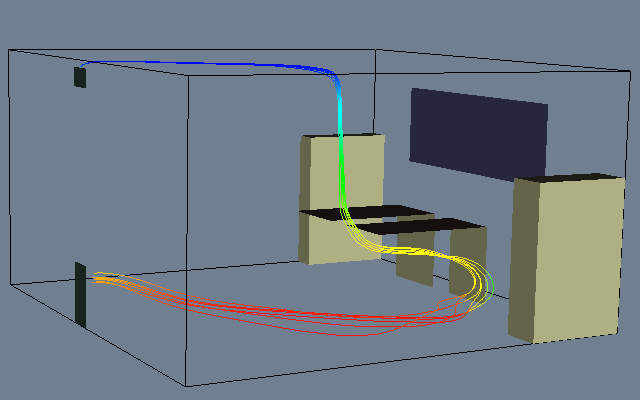

Reproduce this figure in Python.
#!/usr/bin/env python

# Visualize office airflow using streamlines seeded near the inlet.

import os
from pathlib import Path

# Factory overrides: importing these modules registers the OpenGL rendering
# and interaction style implementations for vtkRenderingCore factory classes.
import vtkmodules.vtkInteractionStyle  # noqa: F401
import vtkmodules.vtkRenderingOpenGL2  # noqa: F401

# VTK pipeline classes used in this example
from vtkmodules.vtkFiltersCore import vtkStructuredGridOutlineFilter
from vtkmodules.vtkFiltersFlowPaths import vtkStreamTracer
from vtkmodules.vtkFiltersGeometry import vtkStructuredGridGeometryFilter
from vtkmodules.vtkFiltersSources import vtkPointSource
from vtkmodules.vtkIOLegacy import vtkDataSetReader
from vtkmodules.vtkRenderingCore import (
    vtkActor,
    vtkCamera,
    vtkPolyDataMapper,
    vtkRenderWindow,
    vtkRenderWindowInteractor,
    vtkRenderer,
)

# Colors (normalized RGB)
slate_gray = (0.439, 0.502, 0.565)
table_top = (0.59, 0.427, 0.392)
filing_cabinet = (0.8, 0.8, 0.6)
book_shelf = (0.8, 0.8, 0.6)
window_color = (0.3, 0.3, 0.5)
lamp_black = (0.180, 0.282, 0.231)
black = (0.0, 0.0, 0.0)

# Data directory
data_dir = Path(os.environ.get("VPE_DATA_DIR", Path(__file__).parent))

# Reader: load office CFD structured grid
reader = vtkDataSetReader()
reader.SetFileName(str(data_dir / "office.binary.vtk"))

sg = reader.GetStructuredGridOutput()

# Furniture geometry: 19 surface pieces

furn_geom_0 = vtkStructuredGridGeometryFilter()
furn_geom_0.SetInputData(sg)
furn_geom_0.SetExtent(11, 15, 7, 9, 8, 8)

furn_mapper_0 = vtkPolyDataMapper()
furn_mapper_0.SetInputConnection(furn_geom_0.GetOutputPort())
furn_mapper_0.ScalarVisibilityOff()

furn_actor_0 = vtkActor()
furn_actor_0.SetMapper(furn_mapper_0)
furn_actor_0.GetProperty().SetColor(table_top)

furn_geom_1 = vtkStructuredGridGeometryFilter()
furn_geom_1.SetInputData(sg)
furn_geom_1.SetExtent(11, 15, 10, 12, 8, 8)

furn_mapper_1 = vtkPolyDataMapper()
furn_mapper_1.SetInputConnection(furn_geom_1.GetOutputPort())
furn_mapper_1.ScalarVisibilityOff()

furn_actor_1 = vtkActor()
furn_actor_1.SetMapper(furn_mapper_1)
furn_actor_1.GetProperty().SetColor(table_top)

furn_geom_2 = vtkStructuredGridGeometryFilter()
furn_geom_2.SetInputData(sg)
furn_geom_2.SetExtent(15, 15, 7, 9, 0, 8)

furn_mapper_2 = vtkPolyDataMapper()
furn_mapper_2.SetInputConnection(furn_geom_2.GetOutputPort())
furn_mapper_2.ScalarVisibilityOff()

furn_actor_2 = vtkActor()
furn_actor_2.SetMapper(furn_mapper_2)
furn_actor_2.GetProperty().SetColor(filing_cabinet)

furn_geom_3 = vtkStructuredGridGeometryFilter()
furn_geom_3.SetInputData(sg)
furn_geom_3.SetExtent(15, 15, 10, 12, 0, 8)

furn_mapper_3 = vtkPolyDataMapper()
furn_mapper_3.SetInputConnection(furn_geom_3.GetOutputPort())
furn_mapper_3.ScalarVisibilityOff()

furn_actor_3 = vtkActor()
furn_actor_3.SetMapper(furn_mapper_3)
furn_actor_3.GetProperty().SetColor(filing_cabinet)

furn_geom_4 = vtkStructuredGridGeometryFilter()
furn_geom_4.SetInputData(sg)
furn_geom_4.SetExtent(13, 13, 0, 4, 0, 11)

furn_mapper_4 = vtkPolyDataMapper()
furn_mapper_4.SetInputConnection(furn_geom_4.GetOutputPort())
furn_mapper_4.ScalarVisibilityOff()

furn_actor_4 = vtkActor()
furn_actor_4.SetMapper(furn_mapper_4)
furn_actor_4.GetProperty().SetColor(book_shelf)

furn_geom_5 = vtkStructuredGridGeometryFilter()
furn_geom_5.SetInputData(sg)
furn_geom_5.SetExtent(20, 20, 0, 4, 0, 11)

furn_mapper_5 = vtkPolyDataMapper()
furn_mapper_5.SetInputConnection(furn_geom_5.GetOutputPort())
furn_mapper_5.ScalarVisibilityOff()

furn_actor_5 = vtkActor()
furn_actor_5.SetMapper(furn_mapper_5)
furn_actor_5.GetProperty().SetColor(book_shelf)

furn_geom_6 = vtkStructuredGridGeometryFilter()
furn_geom_6.SetInputData(sg)
furn_geom_6.SetExtent(13, 20, 0, 0, 0, 11)

furn_mapper_6 = vtkPolyDataMapper()
furn_mapper_6.SetInputConnection(furn_geom_6.GetOutputPort())
furn_mapper_6.ScalarVisibilityOff()

furn_actor_6 = vtkActor()
furn_actor_6.SetMapper(furn_mapper_6)
furn_actor_6.GetProperty().SetColor(book_shelf)

furn_geom_7 = vtkStructuredGridGeometryFilter()
furn_geom_7.SetInputData(sg)
furn_geom_7.SetExtent(13, 20, 4, 4, 0, 11)

furn_mapper_7 = vtkPolyDataMapper()
furn_mapper_7.SetInputConnection(furn_geom_7.GetOutputPort())
furn_mapper_7.ScalarVisibilityOff()

furn_actor_7 = vtkActor()
furn_actor_7.SetMapper(furn_mapper_7)
furn_actor_7.GetProperty().SetColor(book_shelf)

furn_geom_8 = vtkStructuredGridGeometryFilter()
furn_geom_8.SetInputData(sg)
furn_geom_8.SetExtent(13, 20, 0, 4, 0, 0)

furn_mapper_8 = vtkPolyDataMapper()
furn_mapper_8.SetInputConnection(furn_geom_8.GetOutputPort())
furn_mapper_8.ScalarVisibilityOff()

furn_actor_8 = vtkActor()
furn_actor_8.SetMapper(furn_mapper_8)
furn_actor_8.GetProperty().SetColor(book_shelf)

furn_geom_9 = vtkStructuredGridGeometryFilter()
furn_geom_9.SetInputData(sg)
furn_geom_9.SetExtent(13, 20, 0, 4, 11, 11)

furn_mapper_9 = vtkPolyDataMapper()
furn_mapper_9.SetInputConnection(furn_geom_9.GetOutputPort())
furn_mapper_9.ScalarVisibilityOff()

furn_actor_9 = vtkActor()
furn_actor_9.SetMapper(furn_mapper_9)
furn_actor_9.GetProperty().SetColor(book_shelf)

furn_geom_10 = vtkStructuredGridGeometryFilter()
furn_geom_10.SetInputData(sg)
furn_geom_10.SetExtent(13, 13, 15, 19, 0, 11)

furn_mapper_10 = vtkPolyDataMapper()
furn_mapper_10.SetInputConnection(furn_geom_10.GetOutputPort())
furn_mapper_10.ScalarVisibilityOff()

furn_actor_10 = vtkActor()
furn_actor_10.SetMapper(furn_mapper_10)
furn_actor_10.GetProperty().SetColor(book_shelf)

furn_geom_11 = vtkStructuredGridGeometryFilter()
furn_geom_11.SetInputData(sg)
furn_geom_11.SetExtent(20, 20, 15, 19, 0, 11)

furn_mapper_11 = vtkPolyDataMapper()
furn_mapper_11.SetInputConnection(furn_geom_11.GetOutputPort())
furn_mapper_11.ScalarVisibilityOff()

furn_actor_11 = vtkActor()
furn_actor_11.SetMapper(furn_mapper_11)
furn_actor_11.GetProperty().SetColor(book_shelf)

furn_geom_12 = vtkStructuredGridGeometryFilter()
furn_geom_12.SetInputData(sg)
furn_geom_12.SetExtent(13, 20, 15, 15, 0, 11)

furn_mapper_12 = vtkPolyDataMapper()
furn_mapper_12.SetInputConnection(furn_geom_12.GetOutputPort())
furn_mapper_12.ScalarVisibilityOff()

furn_actor_12 = vtkActor()
furn_actor_12.SetMapper(furn_mapper_12)
furn_actor_12.GetProperty().SetColor(book_shelf)

furn_geom_13 = vtkStructuredGridGeometryFilter()
furn_geom_13.SetInputData(sg)
furn_geom_13.SetExtent(13, 20, 19, 19, 0, 11)

furn_mapper_13 = vtkPolyDataMapper()
furn_mapper_13.SetInputConnection(furn_geom_13.GetOutputPort())
furn_mapper_13.ScalarVisibilityOff()

furn_actor_13 = vtkActor()
furn_actor_13.SetMapper(furn_mapper_13)
furn_actor_13.GetProperty().SetColor(book_shelf)

furn_geom_14 = vtkStructuredGridGeometryFilter()
furn_geom_14.SetInputData(sg)
furn_geom_14.SetExtent(13, 20, 15, 19, 0, 0)

furn_mapper_14 = vtkPolyDataMapper()
furn_mapper_14.SetInputConnection(furn_geom_14.GetOutputPort())
furn_mapper_14.ScalarVisibilityOff()

furn_actor_14 = vtkActor()
furn_actor_14.SetMapper(furn_mapper_14)
furn_actor_14.GetProperty().SetColor(book_shelf)

furn_geom_15 = vtkStructuredGridGeometryFilter()
furn_geom_15.SetInputData(sg)
furn_geom_15.SetExtent(13, 20, 15, 19, 11, 11)

furn_mapper_15 = vtkPolyDataMapper()
furn_mapper_15.SetInputConnection(furn_geom_15.GetOutputPort())
furn_mapper_15.ScalarVisibilityOff()

furn_actor_15 = vtkActor()
furn_actor_15.SetMapper(furn_mapper_15)
furn_actor_15.GetProperty().SetColor(book_shelf)

furn_geom_16 = vtkStructuredGridGeometryFilter()
furn_geom_16.SetInputData(sg)
furn_geom_16.SetExtent(20, 20, 6, 13, 10, 13)

furn_mapper_16 = vtkPolyDataMapper()
furn_mapper_16.SetInputConnection(furn_geom_16.GetOutputPort())
furn_mapper_16.ScalarVisibilityOff()

furn_actor_16 = vtkActor()
furn_actor_16.SetMapper(furn_mapper_16)
furn_actor_16.GetProperty().SetColor(window_color)

furn_geom_17 = vtkStructuredGridGeometryFilter()
furn_geom_17.SetInputData(sg)
furn_geom_17.SetExtent(0, 0, 9, 10, 14, 16)

furn_mapper_17 = vtkPolyDataMapper()
furn_mapper_17.SetInputConnection(furn_geom_17.GetOutputPort())
furn_mapper_17.ScalarVisibilityOff()

furn_actor_17 = vtkActor()
furn_actor_17.SetMapper(furn_mapper_17)
furn_actor_17.GetProperty().SetColor(lamp_black)

furn_geom_18 = vtkStructuredGridGeometryFilter()
furn_geom_18.SetInputData(sg)
furn_geom_18.SetExtent(0, 0, 9, 10, 0, 6)

furn_mapper_18 = vtkPolyDataMapper()
furn_mapper_18.SetInputConnection(furn_geom_18.GetOutputPort())
furn_mapper_18.ScalarVisibilityOff()

furn_actor_18 = vtkActor()
furn_actor_18.SetMapper(furn_mapper_18)
furn_actor_18.GetProperty().SetColor(lamp_black)

# Filter: outline around the data
outline = vtkStructuredGridOutlineFilter()
outline.SetInputData(sg)

outline_mapper = vtkPolyDataMapper()
outline_mapper.SetInputConnection(outline.GetOutputPort())

outline_actor = vtkActor()
outline_actor.SetMapper(outline_mapper)
outline_actor.GetProperty().SetColor(black)

# Source: seed points for streamlines near the inlet (center 0)
seeds = vtkPointSource()
seeds.SetRadius(0.075)
seeds.SetCenter(0.0, 2.1, 0.5)
seeds.SetNumberOfPoints(25)

# Filter: trace streamlines through the flow field
streamers = vtkStreamTracer()
streamers.SetInputConnection(reader.GetOutputPort())
streamers.SetSourceConnection(seeds.GetOutputPort())
streamers.SetMaximumPropagation(500)
streamers.SetMinimumIntegrationStep(0.1)
streamers.SetMaximumIntegrationStep(1.0)
streamers.SetInitialIntegrationStep(0.2)
streamers.SetIntegratorType(2)
streamers.Update()

# Mapper: color streamlines by scalar
stream_mapper = vtkPolyDataMapper()
stream_mapper.SetInputConnection(streamers.GetOutputPort())
stream_mapper.SetScalarRange(reader.GetOutput().GetPointData().GetScalars().GetRange())

stream_actor = vtkActor()
stream_actor.SetMapper(stream_mapper)

# Renderer: assemble the scene
renderer = vtkRenderer()
renderer.AddActor(furn_actor_0)
renderer.AddActor(furn_actor_1)
renderer.AddActor(furn_actor_2)
renderer.AddActor(furn_actor_3)
renderer.AddActor(furn_actor_4)
renderer.AddActor(furn_actor_5)
renderer.AddActor(furn_actor_6)
renderer.AddActor(furn_actor_7)
renderer.AddActor(furn_actor_8)
renderer.AddActor(furn_actor_9)
renderer.AddActor(furn_actor_10)
renderer.AddActor(furn_actor_11)
renderer.AddActor(furn_actor_12)
renderer.AddActor(furn_actor_13)
renderer.AddActor(furn_actor_14)
renderer.AddActor(furn_actor_15)
renderer.AddActor(furn_actor_16)
renderer.AddActor(furn_actor_17)
renderer.AddActor(furn_actor_18)
renderer.AddActor(outline_actor)
renderer.AddActor(stream_actor)
renderer.SetBackground(slate_gray)

# Window: display the rendered scene
render_window = vtkRenderWindow()
render_window.AddRenderer(renderer)
render_window.SetWindowName("office stream points")
render_window.SetMultiSamples(0)
render_window.SetSize(640, 400)

# Scene: configure camera
camera = vtkCamera()
camera.SetClippingRange(0.726079, 36.3039)
camera.SetFocalPoint(2.43584, 2.15046, 1.11104)
camera.SetPosition(-4.76183, -10.4426, 3.17203)
camera.ComputeViewPlaneNormal()
camera.SetViewUp(0.0511273, 0.132773, 0.989827)
camera.SetViewAngle(18.604)
camera.Zoom(1.2)
renderer.SetActiveCamera(camera)

# Interactor: handle mouse and keyboard events
render_window_interactor = vtkRenderWindowInteractor()
render_window_interactor.SetRenderWindow(render_window)

# Launch the interactive visualization
render_window_interactor.Initialize()
render_window_interactor.Start()
